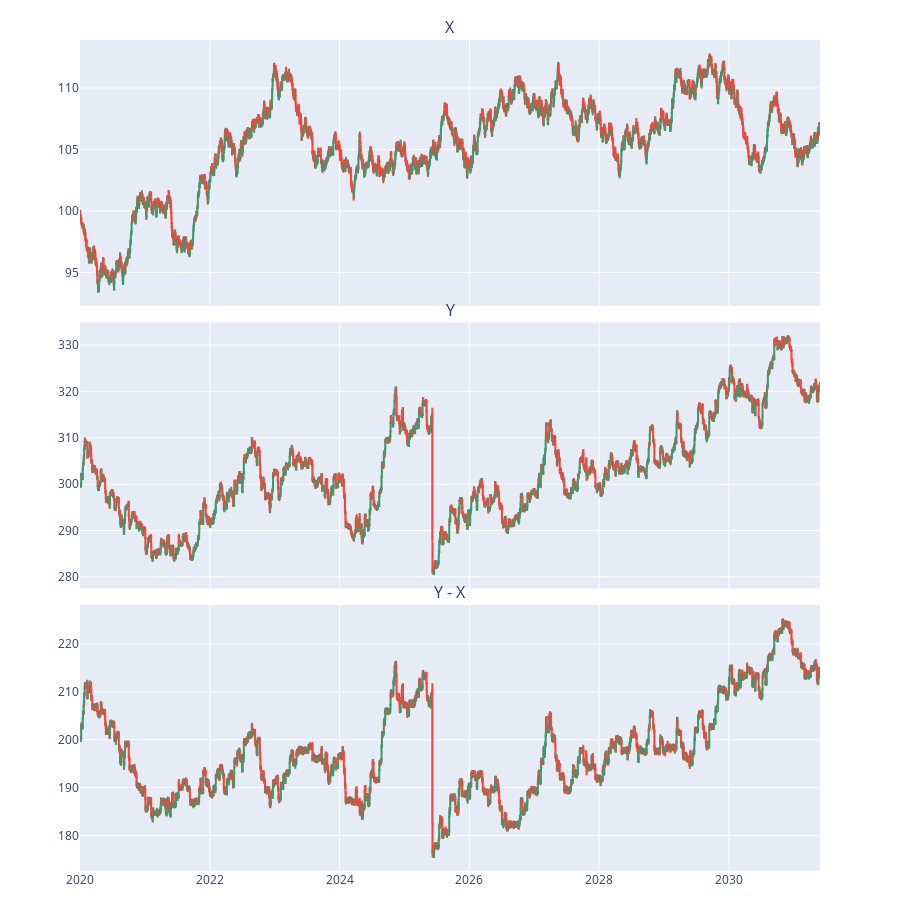

Notebook source saved alongside this figure:
### Code cell
plot_candlestick_subplots(
    data_list=[
        (x_o, x_h, x_l, x_c),
        (y_o, y_h, y_l, y_c),
        (spread_o, spread_h, spread_l, spread_c)
    ],
    titles=['X', 'Y', 'Y - X'],
    x_index=df.index,
)

### Figure 1 — Plotly figure (JSON) as saved in the notebook; plotly's stock layout.template omitted (floating-point values rounded to 4 significant figures; data arrays with more than 128 entries replaced by an {"elided": "..."} marker saying what was removed)
{"data": [{"close": {"elided": "4166 float values"}, "high": {"elided": "4166 float values"}, "low": {"elided": "4166 float values"}, "open": {"elided": "4166 float values"}, "type": "candlestick", "x": {"elided": "4166 str values"}, "xaxis": "x", "yaxis": "y"}, {"close": {"elided": "4166 float values"}, "high": {"elided": "4166 float values"}, "low": {"elided": "4166 float values"}, "open": {"elided": "4166 float values"}, "type": "candlestick", "x": {"elided": "4166 str values"}, "xaxis": "x2", "yaxis": "y2"}, {"close": {"elided": "4166 float values"}, "high": {"elided": "4166 float values"}, "low": {"elided": "4166 float values"}, "open": {"elided": "4166 float values"}, "type": "candlestick", "x": {"elided": "4166 str values"}, "xaxis": "x3", "yaxis": "y3"}], "layout": {"annotations": [{"font": {"size": 16}, "showarrow": false, "text": "X", "x": 0.5, "xanchor": "center", "xref": "paper", "y": 1.0, "yanchor": "bottom", "yref": "paper"}, {"font": {"size": 16}, "showarrow": false, "text": "Y", "x": 0.5, "xanchor": "center", "xref": "paper", "y": 0.66, "yanchor": "bottom", "yref": "paper"}, {"font": {"size": 16}, "showarrow": false, "text": "Y - X", "x": 0.5, "xanchor": "center", "xref": "paper", "y": 0.32, "yanchor": "bottom", "yref": "paper"}], "height": 900, "margin": {"b": 20, "t": 40}, "showlegend": false, "xaxis": {"anchor": "y", "domain": [0, 1], "matches": "x3", "rangeslider": {"visible": false}, "showticklabels": false}, "xaxis2": {"anchor": "y2", "domain": [0, 1], "matches": "x3", "rangeslider": {"visible": false}, "showticklabels": false}, "xaxis3": {"anchor": "y3", "domain": [0, 1], "rangeslider": {"visible": false}}, "yaxis": {"anchor": "x", "domain": [0.68, 1.0]}, "yaxis2": {"anchor": "x2", "domain": [0.34, 0.66]}, "yaxis3": {"anchor": "x3", "domain": [0, 0.32]}}}
